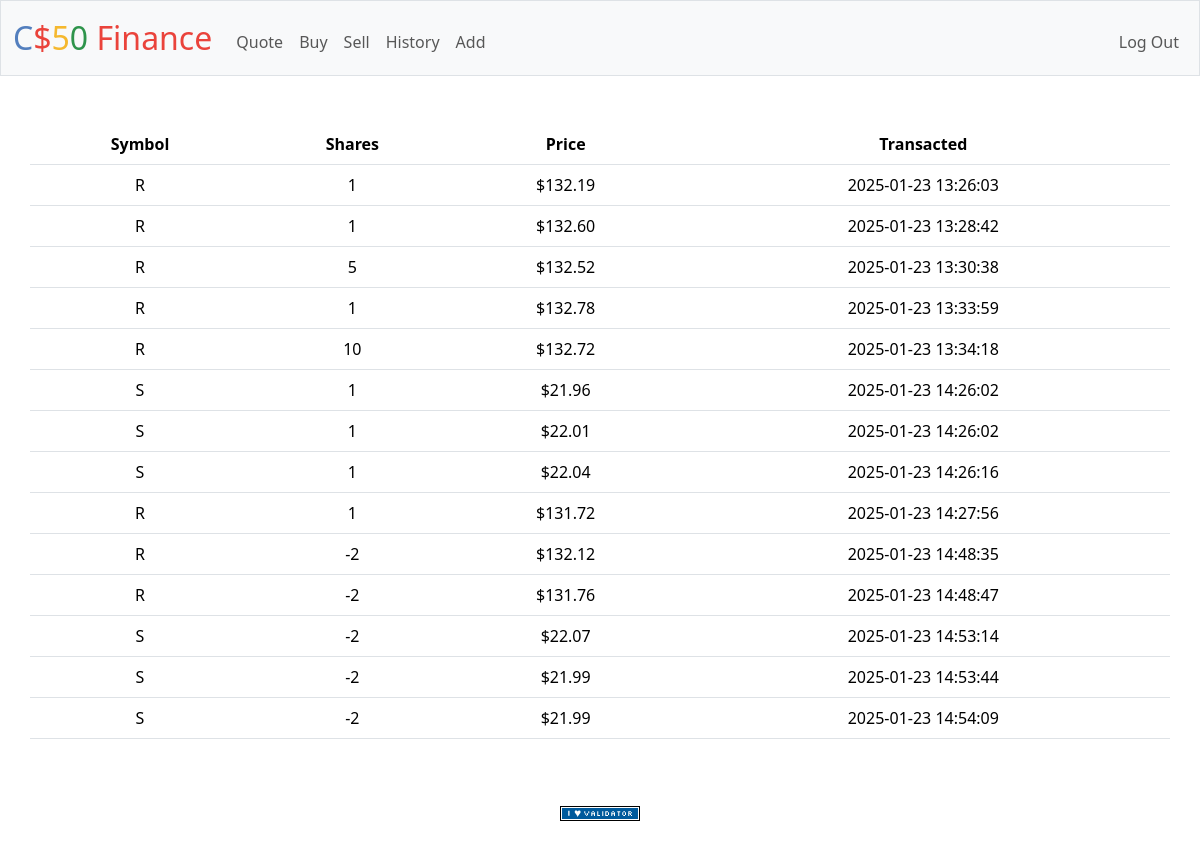
The app's page /history (signed in) with its own data.
### tables this page shows
CREATE TABLE history(cost NUM NOT NULL, shares INT NOT NULL, symbol TEXT NOT NULL, type TEXT NOT NULL, date TEXT NOT NULL, user_id INT NOT NULL, FOREIGN KEY (user_id) REFERENCES users(id));

### app.py (the view)
@app.route("/history")
@login_required
def history():
    history = db.execute(
        "SELECT symbol, shares, cost, date FROM history WHERE user_id = ?", session["user_id"])
    for i in history:
        i["cost"] = usd(i["cost"])
    return render_template("history.html", history=history)

### app.py (called while the page is built)
@app.after_request
def after_request(response):
    response.headers["Cache-Control"] = "no-cache, no-store, must-revalidate"
    response.headers["Expires"] = 0
    response.headers["Pragma"] = "no-cache"
    return response

### helpers.py (called while the page is built)
def login_required(f):
    @wraps(f)
    def decorated_function(*args, **kwargs):
        if session.get("user_id") is None:
            return redirect("/login")
        return f(*args, **kwargs)
    return decorated_function

def usd(value):
    return f"${value:,.2f}"

### templates/history.html (shortened to what this page needs)
{% extends "layout.html" %}
{% block main %}
    <div class="row">
        <table class="table">
            <thead>
                <tr>
                    <th scope="col">Symbol</th>
                    <th scope="col">Shares</th>
                    <th scope="col">Price</th>
                    <th scope="col">Transacted</th>
                </tr>
            </thead>
            <tbody>
                {% if history %}
                    {% for transaction in history %}
                        <tr>
                            {% for i in transaction.values() %}
                                <td>{{i}}</td>
                            {% endfor %}
                        </tr>
                    {% endfor %}
                {% endif %}
            </tbody>
        </table>
    </div>
{% endblock %}

### templates/layout.html (shortened to what this page needs)
<!DOCTYPE html>
<html lang="en">
    <head>
        <link href="https://cdn.jsdelivr.net/npm/bootstrap@5.3.3/dist/css/bootstrap.min.css" rel="stylesheet">
        <link href="/static/styles.css" rel="stylesheet">
    </head>
    <body>
        <nav class="bg-light border navbar navbar-expand-md navbar-light">
            <div class="container-fluid">
                <a class="navbar-brand" href="/"><span class="blue">C</span><span class="red">$</span><span class="yellow">5</span><span class="green">0</span> <span class="red">Finance</span></a>
                <div class="collapse navbar-collapse" id="navbar">
                    {% if session["user_id"] %}
                        <ul class="navbar-nav me-auto mt-2">
                            <li class="nav-item"><a class="nav-link" href="/quote">Quote</a></li>
                            <li class="nav-item"><a class="nav-link" href="/buy">Buy</a></li>
                            <li class="nav-item"><a class="nav-link" href="/sell">Sell</a></li>
                            <li class="nav-item"><a class="nav-link" href="/history">History</a></li>
                            <li class="nav-item"><a class="nav-link" href="/add">Add</a></li>
                        </ul>
                        <ul class="navbar-nav ms-auto mt-2">
                            <li class="nav-item"><a class="nav-link" href="/logout">Log Out</a></li>
                        </ul>
                    {% else %}
                        <ul class="navbar-nav ms-auto mt-2">
                            <li class="nav-item"><a class="nav-link" href="/register">Register</a></li>
                            <li class="nav-item"><a class="nav-link" href="/login">Log In</a></li>
                        </ul>
                    {% endif %}
                </div>
            </div>
        </nav>
        <main class="container py-5 text-center">
            {% block main %}{% endblock %}
        </main>
        <footer class="mb-5">
            <form action="https://validator.w3.org/check" class="text-center" enctype="multipart/form-data" method="post" target="_blank">
                <input alt="Validate" src="/static/I_heart_validator.png" type="image">
            </form>
        </footer>
    </body>
</html>

### static/styles.css (style rules this page uses)
nav .navbar-brand { font-size: xx-large; }
nav .navbar-brand .blue { color: #537fbe; }
nav .navbar-brand .red { color: #ea433b; }
nav .navbar-brand .yellow { color: #f5b82e; }
nav .navbar-brand .green { color: #2e944b; }

### records on screen
history: values "R" "1" "$132.19", date "2025-01-23 13:26:03"
history: values "R" "1" "$132.60", date "2025-01-23 13:28:42"
history: values "R" "5" "$132.52", date "2025-01-23 13:30:38"
history: values "R" "1" "$132.78", date "2025-01-23 13:33:59"
history: values "R" "10" "$132.72", date "2025-01-23 13:34:18"
history: values "S" "1" "$21.96", date "2025-01-23 14:26:02"
history: values "S" "1" "$22.01", date "2025-01-23 14:26:02"
history: values "S" "1" "$22.04", date "2025-01-23 14:26:16"
history: values "R" "1" "$131.72", date "2025-01-23 14:27:56"
history: values "R" "-2" "$132.12", date "2025-01-23 14:48:35"
history: values "R" "-2" "$131.76", date "2025-01-23 14:48:47"
history: values "S" "-2" "$22.07", date "2025-01-23 14:53:14"
history: values "S" "-2" "$21.99", date "2025-01-23 14:53:44"
history: values "S" "-2" "$21.99", date "2025-01-23 14:54:09"
